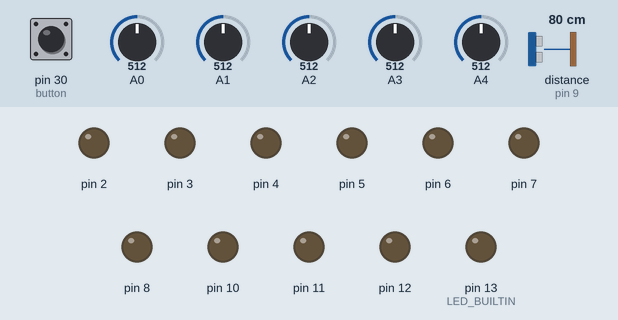
A sketch run on a simulated Arduino Mega 2560, built with avr-gcc and run on an emulated ATmega2560. Shown: output pins drawn as LEDs (lit = HIGH). The inputs (shaded band) are chosen by the test bench; at power-on: pin 30 (button) LOW, distance to the obstacle (sensor on pin 9) 80 cm, A2 = 512, A0 = 512, A1 = 512, A3 = 512, A4 = 512. The echo pulse lasts 58.3 µs per cm; what the sketch prints to the serial monitor is not drawn.

Above: at 1.2 s.
1.3 s: pin 30 (button) pulled HIGH for 0.2 s
At 2.1 s:
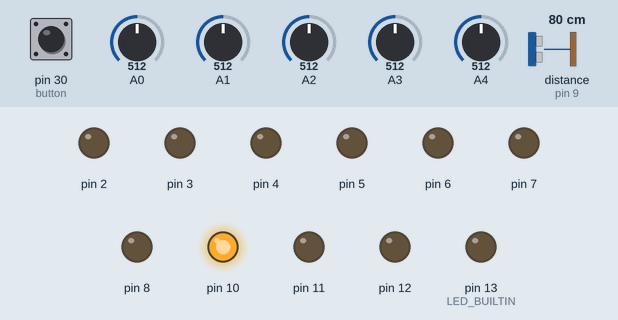
4.3 s: distance to the obstacle (sensor on pin 9) set to 36 cm
7.3 s: distance to the obstacle (sensor on pin 9) set to 30 cm
At 8.02 s:
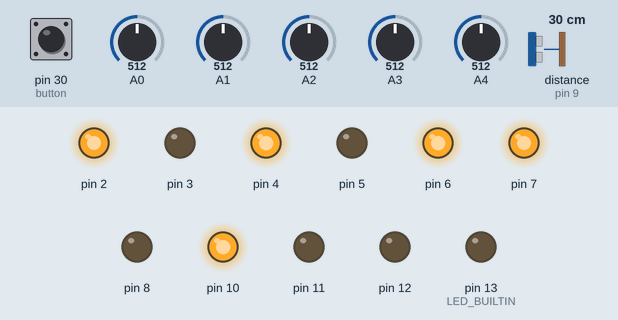
10.3 s: A2 set to 634
13.3 s: A2 set to 662
At 14.1 s:
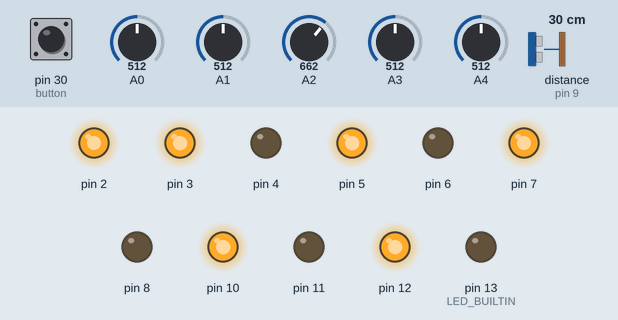
Timing chart, 0 to 15.9 s (numbered marks = the images above; inputs shaded):
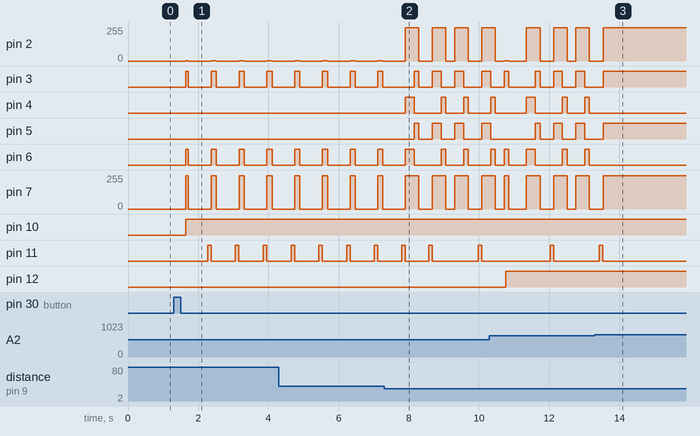

The sketch:

sketch_nov6a.ino
```cpp
// 27cm/s rýchlosť robota
// zistiť dialku aku dojazdi po vypnuti motora (cm)
// musime spraviť aby sa otáčal okolo stredu kryžovatky

float block = 32; //cm
int ir = 650; //0 - 1000
int delAfterKrizovatkaTurn = 250;
int turnCorrection = 135;
int fireAfterDetection = 75; // after detection how long spin motor to land in the center of the intersection
int turnIRCD = 250; // (turn infrared cooldown) cooldown in ms that says how long to wait before measuring ir after started to turn
bool button = false; // if should start started
bool leftTurnFirst = true;
byte turnHystorySize = 32;

// no touch pls
byte tas=0;
bool slepaUlicka = false;
bool firstLoop = false;
// chopping block, no touch pls
byte fwCounter = 0; // how many times it went foward after last turn (soon obsolete)
bool lastTurnLeft = true; // soon obsolete

void setup() {

 pinMode(LED_BUILTIN, OUTPUT);
 pinMode(30, INPUT); //button

 pinMode(5,OUTPUT);
 pinMode(6,OUTPUT);
 pinMode(7,OUTPUT);

 pinMode(2,OUTPUT);
 pinMode(3,OUTPUT);
 pinMode(4,OUTPUT);

 pinMode(A0,INPUT);
 pinMode(A1,INPUT);
 pinMode(A2,INPUT);
 pinMode(A3,INPUT);
 pinMode(A4,INPUT);

 pinMode(8, OUTPUT);
 pinMode(9, INPUT);

 // leds
 pinMode(10, OUTPUT);
 pinMode(11, OUTPUT);
 pinMode(12, OUTPUT);

 Serial.begin(9600);

}

void loop() {

   char turnHystory[turnHystorySize]; // can be 'f' (foward), 's' (start  ), 'l' (left), 'r' (right), 'b' (back). start is used as a placeholder for when thurn hystory is not yet filled out.

   if(firstLoop){
      fillArray(turnHystory, turnHystorySize ,'s');
   }


   tas=0;

   if(analogRead(A0) < ir ){tas++;}
   if(analogRead(A1) < ir ){tas++;}
   if(analogRead(A2) < ir ){tas++;}
   if(analogRead(A3) < ir ){tas++;}
   if(analogRead(A4) < ir ){tas++;}

   if(digitalRead(30) == true){
      button = !button;
      delay(250);
      if(button){vpred(-1);}else{fillArray(turnHystory, turnHystorySize ,'s');}

      slepaUlicka = false;
      fwCounter = 0;
   }


   if(button){
      if(tas >= 3 && !slepaUlicka){
         oznam(10, true); oznam(12, false);

         vpred(fireAfterDetection);// vzdialenosť senzora od stredu motora (8cm) / rychlost robota (160)
         delay(500);

         if(ultraZvuk(3)<block){//1l
            kTurn(leftTurnFirst, turnIRCD, turnCorrection, ir);
            delay(delAfterKrizovatkaTurn);

            if(ultraZvuk(3)<block){//2r
              kTurn(!leftTurnFirst, turnIRCD, turnCorrection, ir);
              delay(delAfterKrizovatkaTurn);

              kTurn(!leftTurnFirst, turnIRCD, turnCorrection, ir);
              delay(delAfterKrizovatkaTurn);

               if(ultraZvuk(3)<block){//1r
                kTurn(!leftTurnFirst, turnIRCD, turnCorrection, ir);
                delay(delAfterKrizovatkaTurn);

                vpred(-1); slepaUlicka = true; shiftAndAppendArray(turnHystory, turnHystorySize ,'b');

               }else{vpred(-1); slepaUlicka = false; lastTurnLeft = false; fwCounter = 0; shiftAndAppendArray(turnHystory, turnHystorySize ,'r');}
            }else{vpred(-1); slepaUlicka = false; lastTurnLeft = true; fwCounter = 0; shiftAndAppendArray(turnHystory, turnHystorySize ,'r');}
         }else{vpred(-1); slepaUlicka = false; fwCounter++; shiftAndAppendArray(turnHystory, turnHystorySize ,'f');}


      }else if(tas >= 3 && slepaUlicka){
         oznam(10, true); oznam(12, true);
         vpred(fireAfterDetection); // vzdialenosť senzora od stredu motora (8cm) / rychlost robota
         delay(500);

         kTurn(leftTurnFirst, turnIRCD, turnCorrection, ir);
         delay(delAfterKrizovatkaTurn);

         if(ultraZvuk(3)>block && (fwCounter != 0 || lastTurnLeft == true)){
            vpred(-1); fwCounter = 0; slepaUlicka = false;
         }else{

            kTurn(!leftTurnFirst, turnIRCD, turnCorrection, ir);
            delay(delAfterKrizovatkaTurn);

            kTurn(!leftTurnFirst, turnIRCD, turnCorrection, ir);
            delay(delAfterKrizovatkaTurn);

            if(ultraZvuk(3)>block && (fwCounter != 0 || lastTurnLeft == false)){
               vpred(-1); fwCounter = 0; slepaUlicka = false;
            }else{
               kTurn(!leftTurnFirst, turnIRCD, turnCorrection, ir);
               delay(delAfterKrizovatkaTurn);
               vpred(-1); fwCounter--;
            }
         }

      }else if(analogRead(A0) < ir || analogRead(A1) < ir){
         turn(true, 0); oznam(10, false);
      }else if(analogRead(A4) < ir || analogRead(A3) < ir){
         turn(false, 0); oznam(10, false);
      }else if(analogRead(A2) < ir){
         vpred(-1); oznam(10, false);
         }
   }else{
      stop();
      oznam(10,false);  oznam(11,false);  oznam(12,false);
   }

   for(byte i = 0; i<turnHystorySize;i++){Serial.println(turnHystory[i]);}
   firstLoop = false;
}

int vpred(int del){

   digitalWrite(5, LOW);  // dozadu
   digitalWrite(6, HIGH);  // dopredu
   analogWrite(7, 250);   // rzchlosť

   analogWrite(2, 1);  // rzchlosť
   digitalWrite(3, HIGH);  // dopredu
   digitalWrite(4, LOW);   // dozadu

   if(del == -1){
      return 0;
   }
   delay(del);

   digitalWrite(5, LOW);  // dozadu
   digitalWrite(6, LOW);  // dopredu
   analogWrite(7, 0);   // rzchlosť

   analogWrite(2, 0);  // rzchlosť
   digitalWrite(3, LOW);  // dopredu
   digitalWrite(4, LOW);   // dozadu
   return 1;
}

void stop(){
   digitalWrite(5, LOW);  // dozadu
   digitalWrite(6, LOW);  // dopredu
   analogWrite(7, 0);   // rzchlosť

   analogWrite(2, 0);  // rzchlosť
   digitalWrite(3, LOW);  // dopredu
   digitalWrite(4, LOW);   // dozadu
}

int turn(bool left, int del){
   if(left){
      digitalWrite(5, LOW);  // dozadu
      digitalWrite(6, HIGH);  // dopredu
      analogWrite(7, 250);   // rzchlosť

      analogWrite(2, 0);  // rzchlosť
      digitalWrite(3, LOW);  // dopredu
      digitalWrite(4, LOW);   // dozadu
   }else{
      digitalWrite(5, LOW);  // dozadu
      digitalWrite(6, LOW);  // dopredu
      analogWrite(7, 0);   // rzchlosť

      analogWrite(2, 250);  // rzchlosť
      digitalWrite(3, HIGH);  // dopredu
      digitalWrite(4, LOW);   // dozadu
   }

   if(del == -1){
      return 0;
   }
   delay(del);

   while(true){
      if(analogRead(A2) < 650){break;}
   }

   return 1;
}

int kTurn(bool left, int delIR, int turnCorrection, int ir) {

   if(left){
      digitalWrite(5, LOW);  // dozadu
      digitalWrite(6, HIGH);  // dopredu
      analogWrite(7, 250);   // rzchlosť

      analogWrite(2, 250);  // rzchlosť
      digitalWrite(3, LOW);  // dopredu
      digitalWrite(4, HIGH);   // dozadu
   }else{
      digitalWrite(5, HIGH);  // dozadu
      digitalWrite(6, LOW);  // dopredu
      analogWrite(7, 250);   // rzchlosť

      analogWrite(2, 250);  // rzchlosť
      digitalWrite(3, HIGH);  // dopredu
      digitalWrite(4, LOW);   // dozadu
   }

   delay(delIR);
   while(analogRead(A2)>ir){}

   if(!left){
      digitalWrite(5, LOW);  // dozadu
      digitalWrite(6, HIGH);  // dopredu
      analogWrite(7, 250);   // rzchlosť

      analogWrite(2, 250);  // rzchlosť
      digitalWrite(3, LOW);  // dopredu
      digitalWrite(4, HIGH);   // dozadu
   }else{
      digitalWrite(5, HIGH);  // dozadu
      digitalWrite(6, LOW);  // dopredu
      analogWrite(7, 250);   // rzchlosť

      analogWrite(2, 250);  // rzchlosť
      digitalWrite(3, HIGH);  // dopredu
      digitalWrite(4, LOW);   // dozadu
   }

   delay(turnCorrection);

   digitalWrite(5, LOW);  // dozadu
   digitalWrite(6, LOW);  // dopredu
   analogWrite(7, 0);   // rzchlosť

   analogWrite(2, 0);  // rzchlosť
   digitalWrite(3, LOW);  // dopredu
   digitalWrite(4, LOW);   // dozadu

   return 1;
}


float ultraZvuk(int repeat){
  float distance = 0;
  for (int i = 0; i < repeat; i++){
    digitalWrite(8, LOW);
    delayMicroseconds(2);
    digitalWrite(8, HIGH);
    delayMicroseconds(10);
    digitalWrite(8, LOW);

    float duration = pulseIn(9, HIGH);
    distance += (duration*.0343)/2;
    delay(10);
  }
  oznam(11, true);
  distance /= repeat;
  if(distance > 100){
   return 100;
  }
  return distance;
}

void oznam(int led, bool on){ //10, 11, 12

   if(on){
      digitalWrite(led, HIGH);
   }else{
      digitalWrite(led, LOW);
   }

   if(led == 11){
      delay(100);
      digitalWrite(led, LOW);
   }

   Serial.print("oznam : "); Serial.print(led); Serial.print(" "); Serial.println(on);
}

void fillArray(char inputArray[],int inputArrayLength, char desiredFill){
   for (byte i = 0; i < inputArrayLength; i++){
      inputArray[i] = desiredFill;
   }
}

void shiftAndAppendArray(char inputArray[], int inputArrayLength, char desiredAppend){
   for(byte i = 0; i <inputArrayLength-1; i++){
      inputArray[i] = inputArray[i+1];
   }
   inputArray[inputArrayLength-1] = desiredAppend;
}
//void right(){
//   digitalWrite(5, HIGH);  // dozadu
//   digitalWrite(6, LOW);  // dopredu
//   analogWrite(7, 5);   // rzchlosť
//
//   analogWrite(2, 0);  // rzchlosť
//   digitalWrite(3, HIGH);  // dopredu
//   digitalWrite(4, LOW);   // dozadu
//
//   while(true){
//      if(analogRead(A2) < 650){break;}
//   }}
```

Measured:
- the behaviour switches between 33 and 32 cm on distance to the obstacle (sensor on pin 9) (found by bisection; images 1 and 2)
- the behaviour switches between 650 and 651 on A2 (found by bisection; images 2 and 3)
- after the input at 1.3 s, pin 2: 0/255 → 1/255 after 0.34 s, then repeats every 0.80 s: 0/255 0.65 s, 1/255 0.15 s; pin 3: LOW → HIGH after 0.34 s, then repeats every 0.80 s: LOW 0.65 s, HIGH 0.15 s
- after the input at 7.3 s, pin 4: goes HIGH 0.25 s, LOW 0.77 s, HIGH 0.14 s, LOW 0.50 s, HIGH 0.14 s, then LOW, starting after 0.60 s; pin 5: LOW → HIGH after 0.85 s, then repeats every 0.64 s: LOW 0.39 s, HIGH 0.25 s
- after the input at 13.3 s, pin 2, pin 7: goes on until 13.5 s, then stays 250/255; pin 3, pin 5: goes on until 13.5 s, then stays HIGH; pin 4, pin 6: stops changing and stays LOW; pin 11: goes on until 13.5 s, then stays LOW
